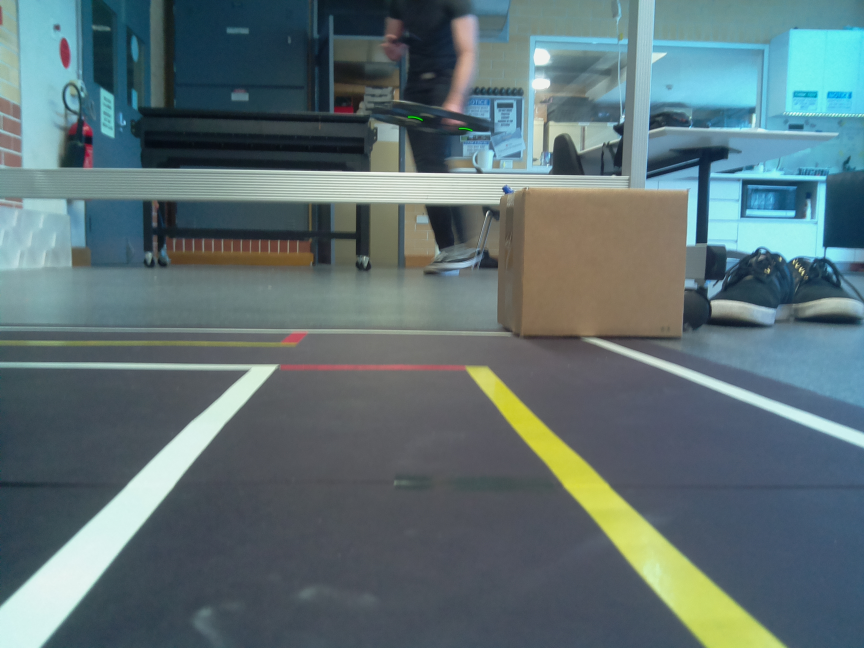
#> input picture lane_follow/images/2017-05-19_120235.jpg, 2592 x 1944 px (shown at 1/3 size)
$ python lanedetect.py
#> lines starting #> are read from the running program, lines starting #| are printed output that depends on the picture; after the words box and inside, x2 and y2 are one past the last pixel; in counts of white or black regions, pixels touching at a corner belong together
# Lane detection using OpenCV
# Author: Martin Abeleda
# Date: 19/05/2017
import cv2
import numpy as np
import matplotlib.pyplot as plt

"""
Applies an image mask.

Only keeps the region of the image defined by the polygon
formed from `vertices`. The rest of the image is set to black.
"""
def region_of_interest(img, vertices):

    #defining a blank mask to start with
    mask = np.zeros_like(img)

    #defining a 3 channel or 1 channel color to fill the mask with depending on the input image
    if len(img.shape) > 2:
        channel_count = img.shape[2]  # i.e. 3 or 4 depending on your image
        ignore_mask_color = (255,) * channel_count
    else:
        ignore_mask_color = 255

    #filling pixels inside the polygon defined by "vertices" with the fill color
    cv2.fillPoly(mask, vertices, ignore_mask_color)

    #returning the image only where mask pixels are nonzero
    masked_image = cv2.bitwise_and(img, mask)
    return masked_image

"""
This function draws `lines` with `color` and `thickness`.
"""
def draw_lines(img, lines, color=[255, 255, 0], thickness=4, thresh=0.15):

    imshape = img.shape

    # these variables represent the y-axis coordinates to which the line will be extrapolated to
    ymin_global = img.shape[0]
    ymax_global = img.shape[0]

    # left lane line variables
    all_left_grad = []
    all_left_y = []
    all_left_x = []

    # right lane line variables
    all_right_grad = []
    all_right_y = []
    all_right_x = []

    for line in lines:
        for x1,y1,x2,y2 in line:
            gradient, intercept = np.polyfit((x1,x2), (y1,y2), 1)
            ymin_global = min(min(y1, y2), ymin_global)

            if (gradient > 0 + thresh):
                all_left_grad += [gradient]
                all_left_y += [y1, y2]
                all_left_x += [x1, x2]
            elif (gradient < 0 - thresh):
                all_right_grad += [gradient]
                all_right_y += [y1, y2]
                all_right_x += [x1, x2]

    left_mean_grad = np.mean(all_left_grad)
    left_y_mean = np.mean(all_left_y)
    left_x_mean = np.mean(all_left_x)
    left_intercept = left_y_mean - (left_mean_grad * left_x_mean)

    right_mean_grad = np.mean(all_right_grad)
    right_y_mean = np.mean(all_right_y)
    right_x_mean = np.mean(all_right_x)
    right_intercept = right_y_mean - (right_mean_grad * right_x_mean)

    # Make sure we have some points in each lane line category
    if ((len(all_left_grad) > 0) and (len(all_right_grad) > 0)):
        upper_left_x = int((ymin_global - left_intercept) / left_mean_grad)
        lower_left_x = int((ymax_global - left_intercept) / left_mean_grad)
        upper_right_x = int((ymin_global - right_intercept) / right_mean_grad)
        lower_right_x = int((ymax_global - right_intercept) / right_mean_grad)

        cv2.line(img, (upper_left_x, ymin_global), (lower_left_x, ymax_global), color, thickness)
        cv2.line(img, (upper_right_x, ymin_global), (lower_right_x, ymax_global), color, thickness)

# Read image in color
#IMREAD_GRAYSCALE
#IMREAD_COLOR
#IMREAD_UNCHANGED
img = cv2.imread('images/2017-05-19_120235.jpg', cv2.IMREAD_COLOR)
#> img is the input picture: shape (1944, 2592, 3); mean B, G, R 116.5, 113.1, 93.7
#img = cv2.imread('images/2017-05-19_120425.jpg', cv2.IMREAD_COLOR)

# Resize and convert to grayscale
img = cv2.resize(img, (800, 600))
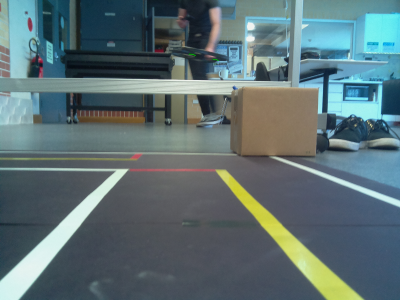
#> img: shape (600, 800, 3) (shown at 1/2 size); mean B, G, R 116.4, 112.9, 93.5
gray = cv2.cvtColor(img, cv2.COLOR_BGR2GRAY)
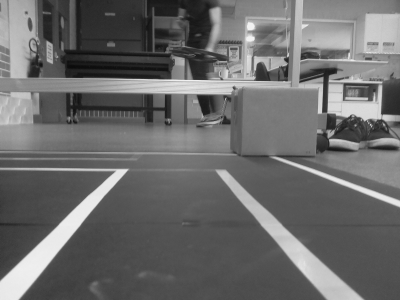
#> gray: shape (600, 800) (shown at 1/2 size); min 9, max 242, mean 107.5

# Gaussian Blur
kernelSize = 5
blur = cv2.GaussianBlur(gray, (kernelSize,kernelSize), 0)

# Canny Edge Detection
lowThreshold = 150
highThreshold = 200
edges = cv2.Canny(blur, lowThreshold, highThreshold)
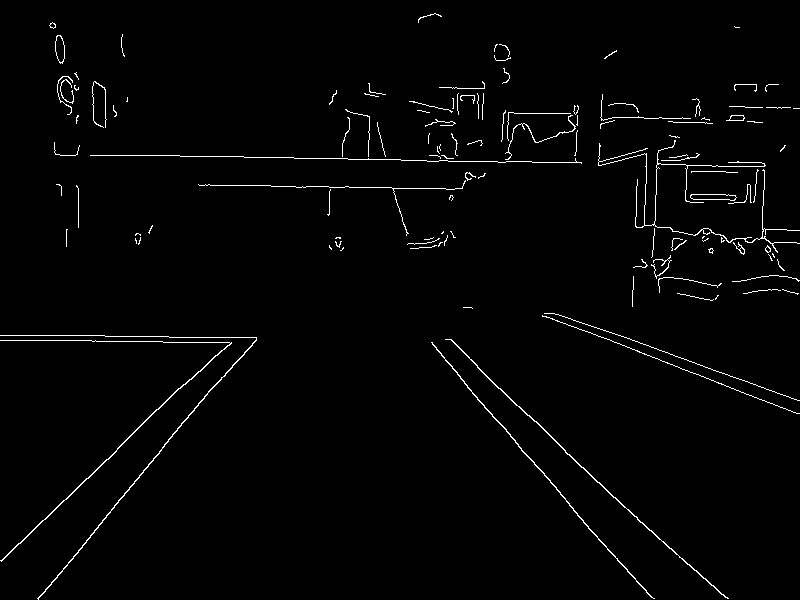
#> edges: shape (600, 800); 1.7% white in thin lines or dots

# Mask out areas outside region of interest
# Region of interest is defined as a trapezoid to account for perspective
lowerLeftPoint = [0, 600]
middleLeftPoint = [0, 450]
upperLeftPoint = [250, 300]
upperRightPoint = [550, 300]
middleRightPoint = [800, 450]
lowerRightPoint = [800, 600]
pts = np.array([[lowerLeftPoint, middleLeftPoint, upperLeftPoint,
                 upperRightPoint, middleRightPoint, lowerRightPoint]], dtype=np.int32)
roi = region_of_interest(edges, pts)
#> in region_of_interest, `cv2.fillPoly(mask, vertices, ignore_mask_color)`:
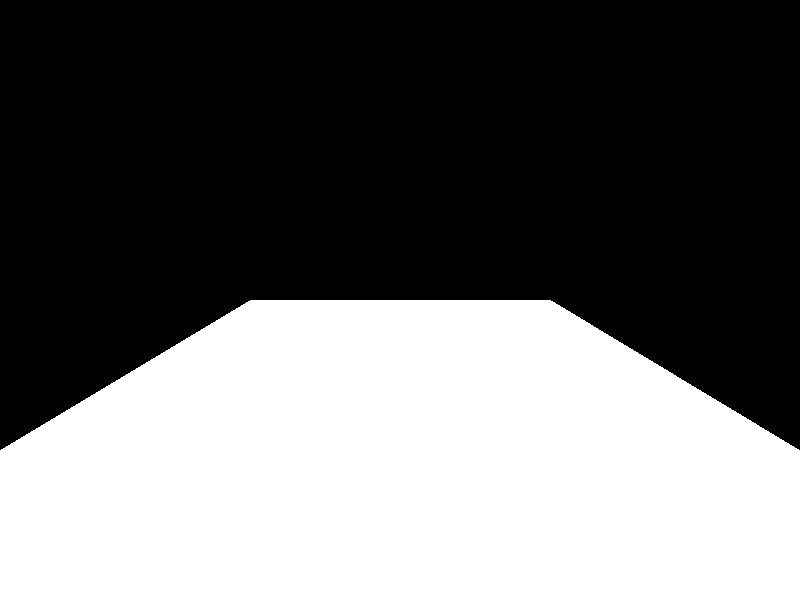
#> mask: shape (600, 800); 42.2% white; 1 white region, box (x1, y1, x2, y2) and area: (0, 300, 800, 600) 202425
#> in region_of_interest, `masked_image = cv2.bitwise_and(img, mask)`:
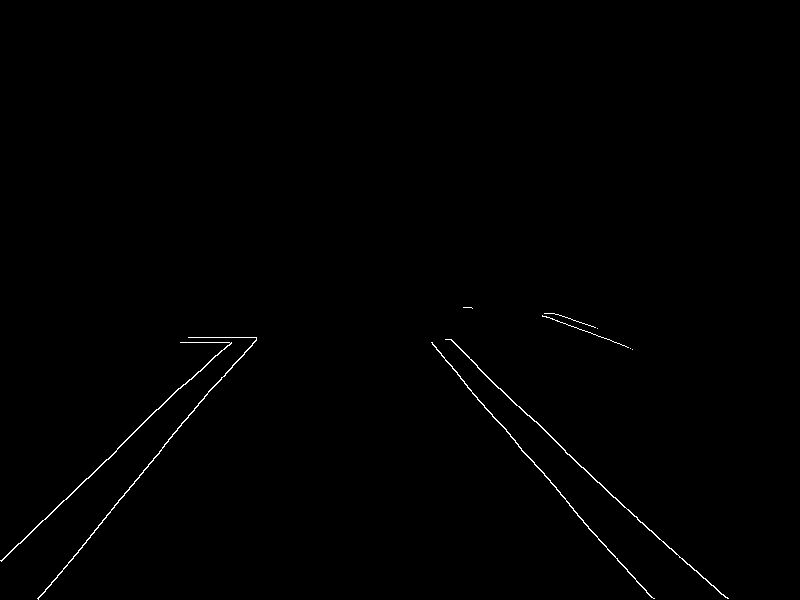
#> masked_image: shape (600, 800); 0.46% white in thin lines or dots, all inside (x1, y1, x2, y2) = (0, 307, 729, 600)

# Remove false negatives
kernel = np.ones((5, 5), np.uint8)
#dilation = cv2.dilate(roi,kernel,iterations = 1)
closing = cv2.morphologyEx(roi, cv2.MORPH_CLOSE, kernel)

# Hough Lines
rho = 1
theta = np.pi/180
threshold = 30
minLineLength = 20
maxLineGap = 20
lines = cv2.HoughLinesP(closing, rho, theta, threshold,
                        minLineLength, maxLineGap)
#> lines = 32 rows, first 6: [617, 558, 643, 588], [500, 389, 527, 415], [119, 500, 157, 454], [583, 467, 624, 507], [20, 543, 132, 434], [537, 466, 573, 508]

print(lines)
#> (printed output is left out)

# Display hough lines
draw_lines(img, lines)
#> the loop in draw_lines, `for line in lines:` made 32 passes
#> after the loop in draw_lines, `for line in lines:`: all_left_grad = [1.15, 0.963, 0.976, 1.17, 1, 0.952, 1.16, 0.955, 1.11, 1.18, 1.02, 1.03, 0.963, 0.333, 1.05, 0.966]; all_left_x = 32 values, max 703 at index 11, min 460 at index 18, mean 576.6; all_left_y = 32 values, max 588 at index 1, min 319 at index 26, mean 469.5; all_right_grad = [-1.21, -0.973, -1.2, -1.11, -0.97, -1.1, -1, -1.2, -1, -1, -1.18]; all_right_x = [119, 157, 20, 132, 38, 94, 214, 241, 117, 183, 177, 198, 200, 221, 159, 179, 191, 215, 1, 42, 197, 214]; all_right_y = [500, 454, 543, 434, 599, 532, 386, 356, 448, 384, 428, 405, 371, 350, 451, 427, 379, 355, 561, 520, 405, 385]
#> in draw_lines, `left_mean_grad = np.mean(all_left_grad)`: left_mean_grad = 0.998
#> in draw_lines, `left_y_mean = np.mean(all_left_y)`: left_y_mean = 469.5
#> in draw_lines, `left_x_mean = np.mean(all_left_x)`: left_x_mean = 576.6
#> in draw_lines, `left_intercept = left_y_mean - (left_mean_grad * left_x_mean)`: left_intercept = -106.1
#> in draw_lines, `right_mean_grad = np.mean(all_right_grad)`: right_mean_grad = -1.08
#> in draw_lines, `right_y_mean = np.mean(all_right_y)`: right_y_mean = 439.7
#> in draw_lines, `right_x_mean = np.mean(all_right_x)`: right_x_mean = 150.4
#> in draw_lines, `right_intercept = right_y_mean - (right_mean_grad * right_x_mean)`: right_intercept = 602.8
#> in draw_lines, `upper_left_x = int((ymin_global - left_intercept) / left_mean_grad)`: upper_left_x = 425
#> in draw_lines, `lower_left_x = int((ymax_global - left_intercept) / left_mean_grad)`: lower_left_x = 707
#> in draw_lines, `upper_right_x = int((ymin_global - right_intercept) / right_mean_grad)`: upper_right_x = 261
#> in draw_lines, `lower_right_x = int((ymax_global - right_intercept) / right_mean_grad)`: lower_right_x = 2

# Display center line
cv2.line(img, (400, 0), (400, 600), (255, 0, 0), thickness=2)
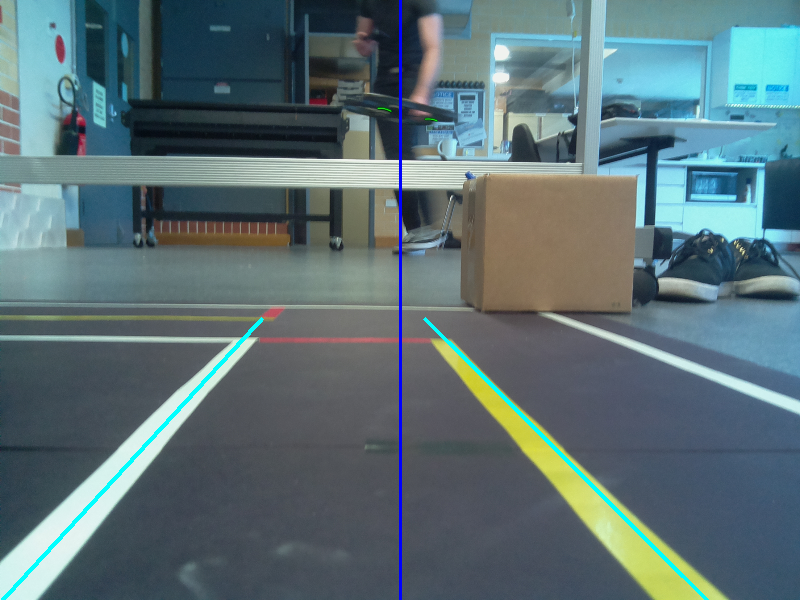
#> img: shape (600, 800, 3); mean B, G, R 117.7, 112.9, 91.8

# Display
cv2.imshow('image', img)
cv2.imshow('canny', edges)
cv2.waitKey(0)
cv2.destroyAllWindows()

$ run again, with lane_follow/images/2017-05-19_120425.jpg copied over lane_follow/images/2017-05-19_120235.jpg
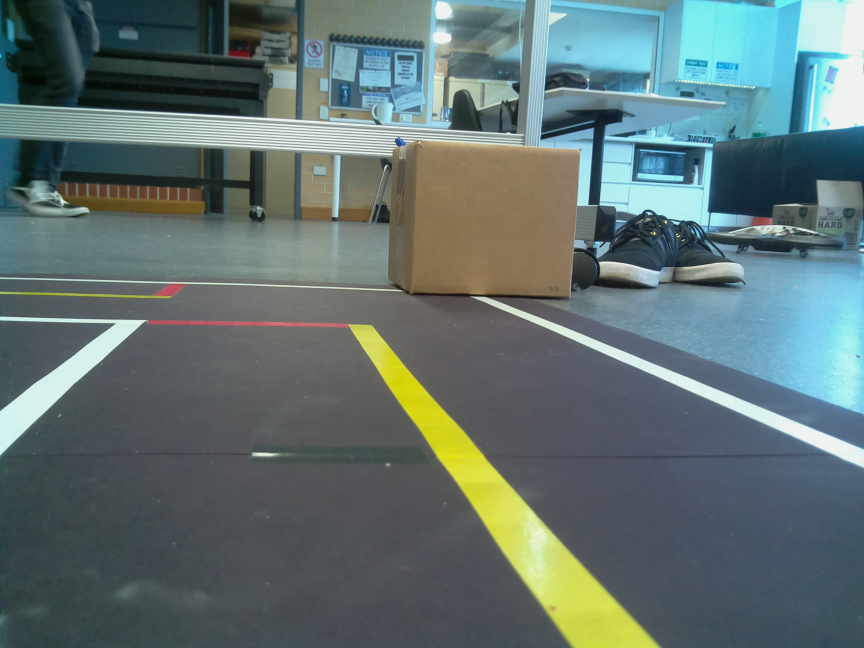
#> input picture lane_follow/images/2017-05-19_120425.jpg, 2592 x 1944 px (shown at 1/3 size)
#> img is the input picture: shape (1944, 2592, 3); mean B, G, R 113.5, 114.5, 97
#> `edges = cv2.Canny(blur, lowThreshold, highThreshold)`:
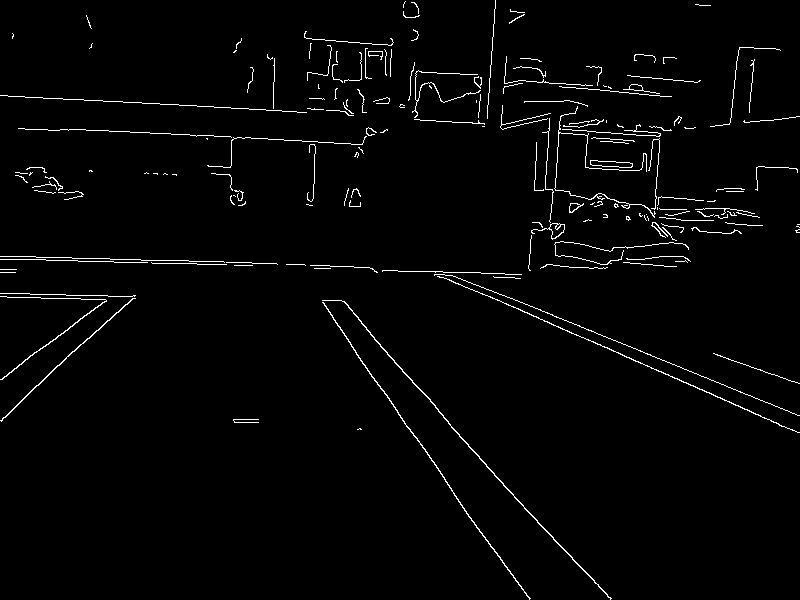
#> edges: shape (600, 800); 2.1% white in thin lines or dots
#> mask: shape (600, 800); 42.2% white; 1 white region, box (x1, y1, x2, y2) and area: (0, 300, 800, 600) 202425
#> masked_image: shape (600, 800); 0.32% white in thin lines or dots, all inside (x1, y1, x2, y2) = (233, 300, 696, 600)
#> lines = 16 rows, first 6: [343, 301, 361, 321], [448, 423, 547, 532], [355, 352, 379, 386], [414, 435, 444, 477], [616, 352, 641, 363], [577, 563, 596, 583]
#> (printed output is left out)
#> the loop in draw_lines, `for line in lines:` made 16 passes
#> after the loop in draw_lines, `for line in lines:`: all_left_grad = [1.11, 1.1, 1.42, 1.4, 0.44, 1.05, 1.07, 1.37, 1.05, 1.43, 0.444, 0.429, 1.37, 1.46, 1.46]; all_left_x = 30 values, max 691 at index 21, min 332 at index 28, mean 483.2; all_left_y = 30 values, max 599 at index 25, min 301 at index 0, mean 435.5; all_right_grad = []
#> left_mean_grad = 1.11
#> left_y_mean = 435.5
#> left_x_mean = 483.2
#> left_intercept = -99.53
#> right_mean_grad = nan
#> `cv2.line(img, (400, 0), (400, 600), (255, 0, 0), thickness=2)`:
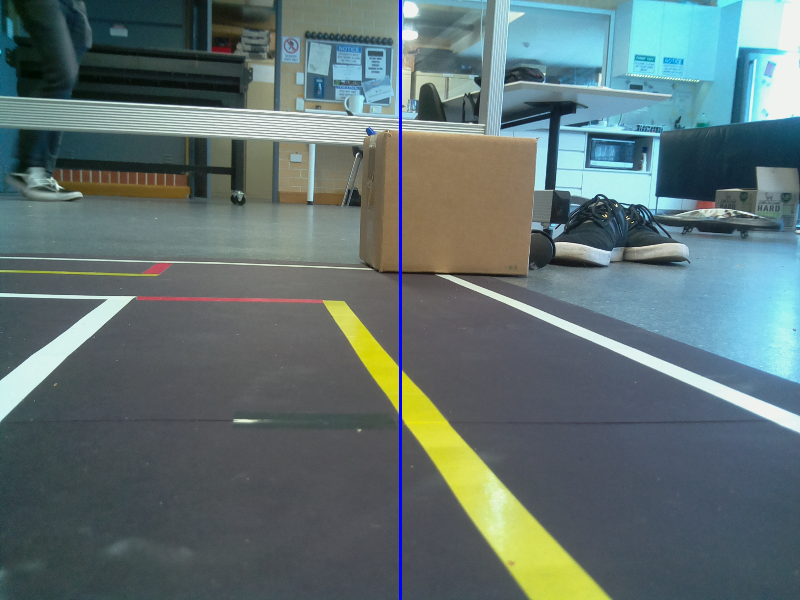
#> img: shape (600, 800, 3); mean B, G, R 113.9, 113.9, 96.4

$ run again, with lane_follow/images/2017-05-19_120257.jpg copied over lane_follow/images/2017-05-19_120235.jpg
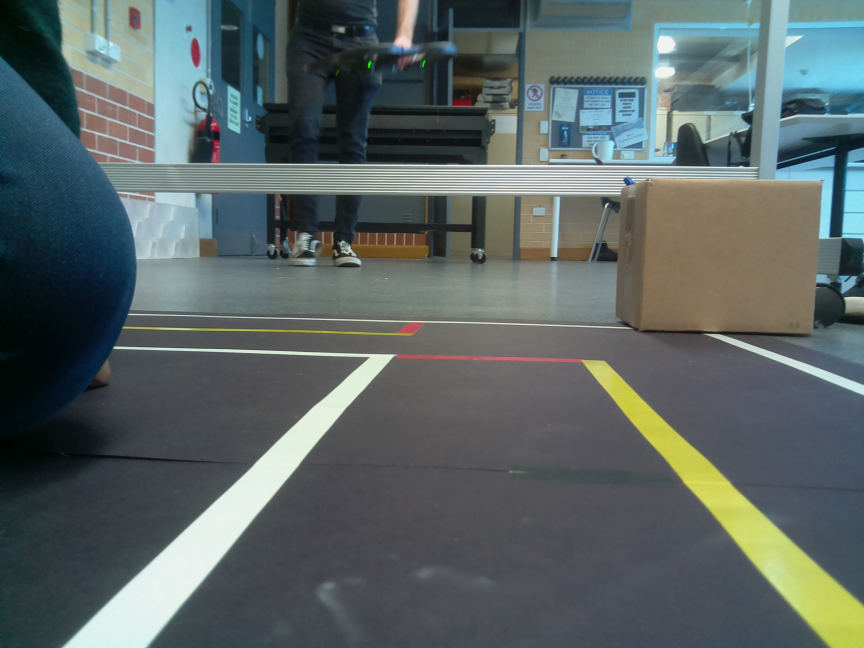
#> input picture lane_follow/images/2017-05-19_120257.jpg, 2592 x 1944 px (shown at 1/3 size)
#> img is the input picture: shape (1944, 2592, 3); mean B, G, R 101.1, 101.6, 90.8
#> `edges = cv2.Canny(blur, lowThreshold, highThreshold)`:
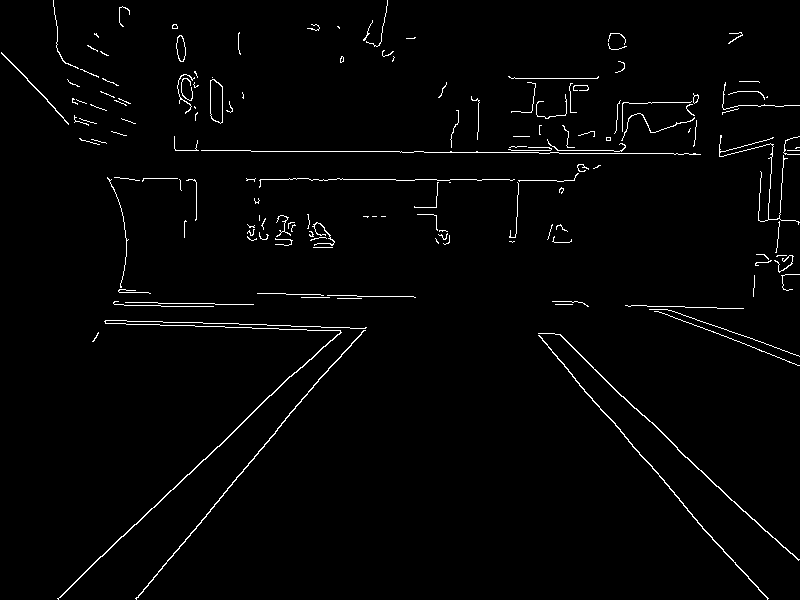
#> edges: shape (600, 800); 1.8% white in thin lines or dots
#> mask: shape (600, 800); 42.2% white; 1 white region, box (x1, y1, x2, y2) and area: (0, 300, 800, 600) 202425
#> masked_image: shape (600, 800); 0.48% white in thin lines or dots, all inside (x1, y1, x2, y2) = (57, 301, 800, 600)
#> lines = 29 rows, first 6: [234, 430, 289, 376], [80, 576, 168, 493], [628, 441, 647, 462], [676, 447, 772, 537], [135, 599, 236, 479], [538, 335, 572, 374]
#> (printed output is left out)
#> the loop in draw_lines, `for line in lines:` made 29 passes
#> after the loop in draw_lines, `for line in lines:`: all_left_grad = [1.11, 0.937, 1.15, 1.15, 0.962, 1.06, 1, 1.13, 1, 1.1, 1, 1.14, 1.04]; all_left_x = 26 values, max 772 at index 3, min 538 at index 4, mean 650.3; all_left_y = 26 values, max 599 at index 19, min 334 at index 20, mean 449.9; all_right_grad = [-0.982, -0.943, -1.19, -1.14, -1.15, -0.925, -0.941, -0.95, -0.966, -1]; all_right_x = [234, 289, 80, 168, 135, 236, 281, 318, 243, 277, 175, 215, 296, 330, 222, 242, 271, 300, 58, 93]; all_right_y = [430, 376, 576, 493, 599, 479, 423, 381, 469, 430, 486, 449, 372, 340, 442, 423, 395, 367, 599, 564]
#> left_mean_grad = 1.06
#> left_y_mean = 449.9
#> left_x_mean = 650.3
#> left_intercept = -238.7
#> right_mean_grad = -1.02
#> right_y_mean = 454.6
#> right_x_mean = 223.2
#> right_intercept = 681.7
#> upper_left_x = 531
#> lower_left_x = 792
#> upper_right_x = 351
#> lower_right_x = 80
#> `cv2.line(img, (400, 0), (400, 600), (255, 0, 0), thickness=2)`:
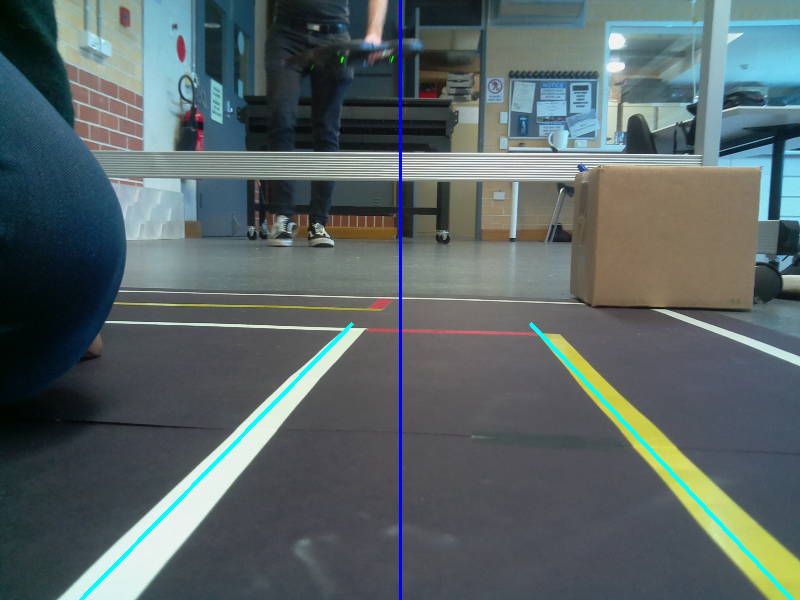
#> img: shape (600, 800, 3); mean B, G, R 102.3, 101.4, 89
